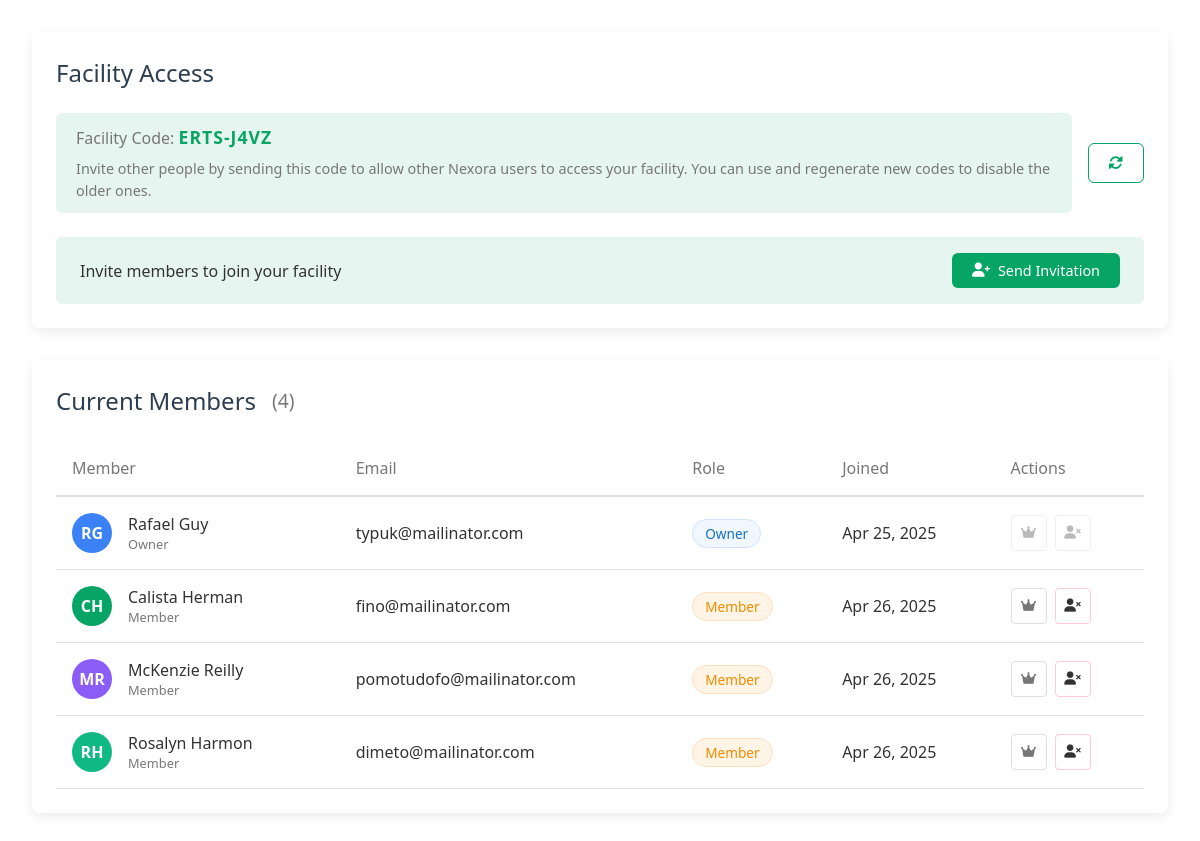
/View/members.php (signed in), run on an earlier commit of the app's database.
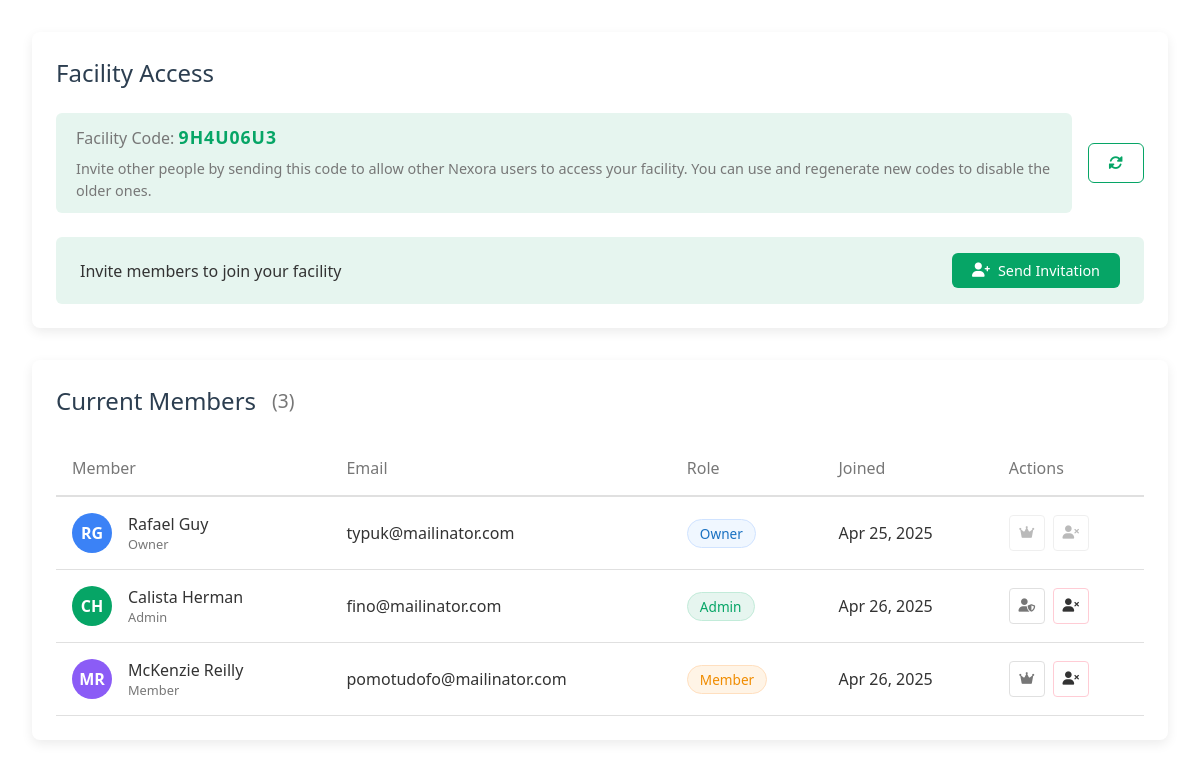
And on a later commit of the database.
### tables this page shows
CREATE TABLE `facilities` (
  `id` int(11) NOT NULL,
  `name` varchar(255) NOT NULL,
  `code` varchar(12) NOT NULL,
  `owner_id` int(11) NOT NULL,
  `created_at` timestamp NOT NULL DEFAULT current_timestamp(),
  `updated_at` timestamp NOT NULL DEFAULT current_timestamp() ON UPDATE current_timestamp()
);

CREATE TABLE `facility_members` (
  `id` int(11) NOT NULL,
  `facility_id` int(11) NOT NULL,
  `user_id` int(11) NOT NULL,
  `joined_at` timestamp NOT NULL DEFAULT current_timestamp()
);

CREATE TABLE `users` (
  `id` int(11) NOT NULL,
  `name` varchar(50) NOT NULL,
  `email` varchar(100) NOT NULL,
  `password` varchar(255) NOT NULL,
  `created_at` timestamp NOT NULL DEFAULT current_timestamp(),
  `updated_at` timestamp NOT NULL DEFAULT current_timestamp() ON UPDATE current_timestamp(),
  `profile_picture` varchar(255) DEFAULT 'Images/profile.PNG',
  `default_facility_id` int(11) DEFAULT NULL
);

### Model/UserModel.php (called while the page is built, shortened)
<?php
class UserModel {
    private $conn;
    public function __construct($conn) {
        $this->conn = $conn;
    }
    public function getUserById($id) {
        $stmt = $this->conn->prepare("
            SELECT u.*, f.id AS facility_id, f.name AS facility_name, f.code AS facility_code
            FROM users u
            LEFT JOIN facilities f ON u.default_facility_id = f.id
            WHERE u.id = :id
        ");
        $stmt->bindParam(':id', $id);
        $stmt->execute();
        return $stmt->fetch(PDO::FETCH_ASSOC);
    }
}
?>

### Model/facilityModel.php (called while the page is built, shortened)
<?php
class FacilityModel {
    private $conn;
    public function __construct($conn) {
        $this->conn = $conn;
    }
    public function getFacilityById($id) {
        $stmt = $this->conn->prepare("SELECT * FROM facilities WHERE id = ?");
        $stmt->execute([$id]);
        return $stmt->fetch(PDO::FETCH_ASSOC);
    }
    public function getFacilityMembers($facilityId) {
        $facility = $this->getFacilityById($facilityId);
        $stmt = $this->conn->prepare("
            SELECT
                u.id,
                u.name,
                u.email,
                u.profile_picture,
                CASE
                    WHEN u.id = ? THEN 'owner'
                    WHEN EXISTS (
                        SELECT 1 FROM facility_admins fa
                        WHERE fa.user_id = u.id AND fa.facility_id = ?
                    ) THEN 'admin'
                    ELSE 'member'
                END as role,
                fm.joined_at
            FROM users u
            JOIN facility_members fm ON u.id = fm.user_id
            WHERE fm.facility_id = ?
            ORDER BY
                CASE
                    WHEN u.id = ? THEN 1
                    WHEN EXISTS (
                        SELECT 1 FROM facility_admins fa
                        WHERE fa.user_id = u.id AND fa.facility_id = ?
                    ) THEN 2
                    ELSE 3
                END,
                u.name
        ");
        $stmt->execute([
            $facility['owner_id'],
            $facilityId,
            $facilityId,
            $facility['owner_id'],
            $facilityId
        ]);
        return $stmt->fetchAll(PDO::FETCH_ASSOC);
    }
    public function getMemberCount($facilityId) {
        $stmt = $this->conn->prepare("SELECT COUNT(*) FROM facility_members WHERE facility_id = ?");
        $stmt->execute([$facilityId]);
        return $stmt->fetchColumn();
    }
}

### View/members.php (the view, shortened to what this page needs)
<?php
require_once '../config/db.php';
require_once '../Model/UserModel.php';
require_once '../Model/FacilityModel.php';
$userModel = new UserModel($conn);
$facilityModel = new FacilityModel($conn);
$currentUser = $userModel->getUserById($_SESSION['user_id']);
$facilityId = $currentUser['default_facility_id'];
$facility = $facilityModel->getFacilityById($facilityId);
$facilityCode = $facility['code'];
$members = $facilityModel->getFacilityMembers($facilityId);
usort($members, function($a, $b) use ($facility) {
    if ($a['id'] == $facility['owner_id']) return -1;
    if ($b['id'] == $facility['owner_id']) return 1;
    return strcmp($a['name'], $b['name']);
});
?>
<!DOCTYPE html>
<html lang="en">
<head>
    <link rel="stylesheet" href="https://cdnjs.cloudflare.com/ajax/libs/font-awesome/6.0.0/css/all.min.css">
    <link rel="stylesheet" href="../CSS_Files/views/members.css?v=1.0">
</head>
<body>
    <div class="members-container">
        <div class="facility-code-section">
            <div class="section-header">
                <h2>Facility Access</h2>
            </div>
            <div class="code-container">
                <div class="code-display">
                    <div class="code">
                        <span class="code-label">Facility Code:</span>
                        <span class="code-value" id="facilityCodeValue"><?php echo htmlspecialchars($facilityCode); ?></span>
                    </div>
                    <div class="desc">
                        <span class="code-description">Invite other people by sending this code to allow other Nexora users to access your facility.
                        You can use and regenerate new codes to disable the older ones.</span>
                    </div>
                </div>
                <button class="btn regenerate-btn" aria-label="Regenerate facility code" id="regenerateCodeBtn">
                    <i class="fas fa-sync-alt"></i>
                </button>
            </div>
            <div class="invite-section">
                <p class="invite-text">Invite members to join your facility</p>
                <button class="btn invite-btn" aria-label="Send invitation" id="inviteMembersBtn">
                    <i class="fas fa-user-plus"></i> Send Invitation
                </button>
            </div>
        </div>
        <div class="members-list-section">
            <div class="section-header">
                <h2>Current Members</h2>
                <span class="facilityMembers">(<?php echo $facilityModel->getMemberCount($facilityId); ?>)</span>
            </div>
            <div class="members-table-container">
                <table class="members-table">
                    <thead>
                        <tr>
                            <th>Member</th>
                            <th>Email</th>
                            <th>Role</th>
                            <th>Joined</th>
                            <th>Actions</th>
                        </tr>
                    </thead>
                    <tbody id="membersTableBody">
                        <?php foreach ($members as $member): ?>
                            <tr data-user-id="<?php echo $member['id']; ?>">
                                <td data-label="Member">
                                    <div class="member-info">
                                        <?php
                                            $initials = '';
                                            $names = explode(' ', $member['name']);
                                            foreach ($names as $name) {
                                                $initials .= strtoupper(substr($name, 0, 1));
                                            }
                                            $initials = substr($initials, 0, 2);
                                        ?>
                                        <div class="avatar" style="background-color: <?php echo generateColorFromName($member['name']); ?>;">
                                            <?php echo $initials; ?>
                                        </div>
                                        <div class="member-details">
                                            <span class="member-name"><?php echo htmlspecialchars($member['name']); ?></span>
                                            <span class="member-status"><?php echo ucfirst($member['role']); ?></span>
                                        </div>
                                    </div>
                                </td>
                                <td data-label="Email"><?php echo htmlspecialchars($member['email']); ?></td>
                                <td data-label="Role">
                                    <span class="role-badge <?php echo $member['role']; ?>">
                                        <?php echo ucfirst($member['role']); ?>
                                    </span>
                                </td>
                                <td data-label="Joined">
                                    <?php echo date('M j, Y', strtotime($member['joined_at'])); ?>
                                </td>
                                <td data-label="Actions">
                                <div class="action-buttons">
                                    <?php if ($member['id'] != $_SESSION['user_id']): ?>
                                        <?php if ($member['role'] === 'admin'): ?>
                                            <button class="btn-icon revoke-admin-btn"
                                                    data-user-id="<?php echo $member['id']; ?>"
                                                    title="Revoke Admin"
                                                    aria-label="Revoke admin privileges">
                                                <i class="fas fa-user-shield"></i>
                                            </button>
                                        <?php else: ?>
                                            <button class="btn-icon make-admin-btn"
                                                    data-user-id="<?php echo $member['id']; ?>"
                                                    title="Make Admin"
                                                    aria-label="Make member admin">
                                                <i class="fas fa-crown"></i>
                                            </button>
                                        <?php endif; ?>
                                        <button class="btn-icon danger remove-member-btn"
                                                data-user-id="<?php echo $member['id']; ?>"
                                                title="Remove Member"
                                                aria-label="Remove member">
                                            <i class="fas fa-user-times"></i>
                                        </button>
                                    <?php else: ?>
                                        <button class="btn-icon" disabled aria-label="Owner actions disabled">
                                            <i class="fas fa-crown"></i>
                                        </button>
                                        <button class="btn-icon" disabled aria-label="Owner actions disabled">
                                            <i class="fas fa-user-times"></i>
                                        </button>
                                    <?php endif; ?>
                                </div>
                            </td>
                            </tr>
                        <?php endforeach; ?>
                    </tbody>
                </table>
            </div>
        </div>
    </div>
</body>
</html>
<?php
function generateColorFromName($name) {
    $colors = ['#3b82f6', '#06a566', '#f08c00', '#8b5cf6', '#ef4444', '#10b981', '#f59e0b'];
    $hash = crc32($name);
    return $colors[abs($hash) % count($colors)];
}
?>

### CSS_Files/views/members.css (style rules this page uses)
.members-container { margin: 0 auto; padding: 2rem; color: var(--text); }
.section-header { margin-bottom: 1.5rem; display: flex; flex-direction: row; gap: 1rem; align-items: center; }
.section-header h2, .section-header span { font-size: 1.5rem; font-weight: 500; color: var(--secondary); }
.section-header span { font-size: 1.2rem; font-weight: 400; color: var(--text-light); }
.facility-code-section { background: var(--white); border-radius: 8px; padding: 1.5rem; margin-bottom: 2rem; box-shadow: var(--shadow); }
.code-container { display: flex; align-items: center; gap: 1rem; margin: 1.5rem 0; }
.code-display { flex: 1; display: flex; flex-direction: column; align-items: left; flex-wrap: wrap; gap: 0.5rem; background: var(--primary-light); padding: 0.75rem 1.25rem; border-radius: 6px; font-family: monospace; }
.code-label { font-weight: 500; color: var(--text-light); }
.code-value { font-weight: 600; font-size: 1.1rem; letter-spacing: 1px; color: var(--primary); }
.code-description { font-size: 0.9rem; color: var(--text-light); width: 100%; margin-top: 0.5rem; }
.regenerate-btn { background: var(--white); color: var(--primary); border: 1px solid var(--primary); padding: 0.75rem 1.25rem; transition: all 0.2s ease; }
.invite-section { display: flex; align-items: center; justify-content: space-between; background: var(--primary-light); padding: 1rem 1.5rem; border-radius: 6px; }
.invite-text { margin: 0; font-weight: 500; }
.invite-btn { background: var(--primary); color: white; padding: 0.5rem 1.25rem; transition: all 0.2s ease; }
.members-list-section { background: var(--white); border-radius: 8px; padding: 1.5rem; box-shadow: var(--shadow); }
.members-table-container { overflow-x: auto; -webkit-overflow-scrolling: touch; }
.members-table { width: 100%; border-collapse: collapse; }
.members-table th { text-align: left; padding: 1rem; font-weight: 500; color: var(--text-light); border-bottom: 2px solid var(--border); }
.members-table td { padding: 1rem; border-bottom: 1px solid var(--border); vertical-align: middle; }
.member-info { display: flex; align-items: center; gap: 1rem; }
.avatar { width: 40px; height: 40px; border-radius: 50%; display: flex; align-items: center; justify-content: center; color: white; font-weight: 600; }
.member-details { display: flex; flex-direction: column; }
.member-name { font-weight: 500; }
.member-status { font-size: 0.8rem; color: var(--text-light); }
.role-badge { display: inline-block; padding: 0.25rem 0.75rem; border-radius: 20px; font-size: 0.85rem; font-weight: 500; }
.role-badge.owner { background-color: #f0f7ff; color: #1971c2; border: 1px solid #d0e3ff; }
.role-badge.admin { background-color: #e6f5ef; color: #06a566; border: 1px solid #c2ebd9; }
.role-badge.member { background-color: #fff4e6; color: #f08c00; border: 1px solid #ffdfbf; }
.action-buttons { display: flex; gap: 0.5rem; }
.btn-icon { width: 36px; height: 36px; display: flex; align-items: center; justify-content: center; background: none; border: 1px solid var(--border); color: var(--text-light); cursor: pointer; border-radius: 4px; transition: all 0.2s ease; }
.btn-icon.danger { color: var(--danger); border-color: #ffccd5; }
.btn-icon:disabled { opacity: 0.5; cursor: not-allowed; }

### CSS_Files/default.css (style rules this page uses)
:root { --primary: #06a566; --primary-light: #e6f5ef; --secondary: #2c3e50; --accent: #3498db; --text: #333; --text-light: #777; --border: #e0e0e0; --white: #ffffff; --hover-bg: #f5f5f5; --shadow: 0 4px 12px rgba(0,0,0,0.08); --todo-color: #06a566; --progress-color: #f08c00; --progress-color-hover: #b9710b; --done-color: #1971c2; --done-color-hover: #0b4780; --project-background: #f5f5f5; }
* { margin: 0; padding: 0; box-sizing: border-box; font-family: 'Segoe UI', Roboto, Oxygen, Ubuntu, Cantarell, 'Open Sans', 'Helvetica Neue', sans-serif; }
.btn { padding: 0.75rem 1.5rem; border-radius: 6px; font-weight: 500; cursor: pointer; transition: all 0.2s; border: none; display: inline-flex; align-items: center; gap: 0.5rem; font-size: 0.9rem; }

What changed in the data, as far as the page shows it:
removed facility_members: initials "RH", user.name "Rosalyn Harmon", role "Member", user.email "dimeto@mailinator.com", joined_at "Apr 26, 2025"
changed facilities: code "ERTS-J4VZ" → "9H4U06U3"
computed for facility_members "Calista Herman": role "Member" → "Admin"
Also different on the page:
$facilityModel->getMemberCount($facilityId): "4" → "3"
